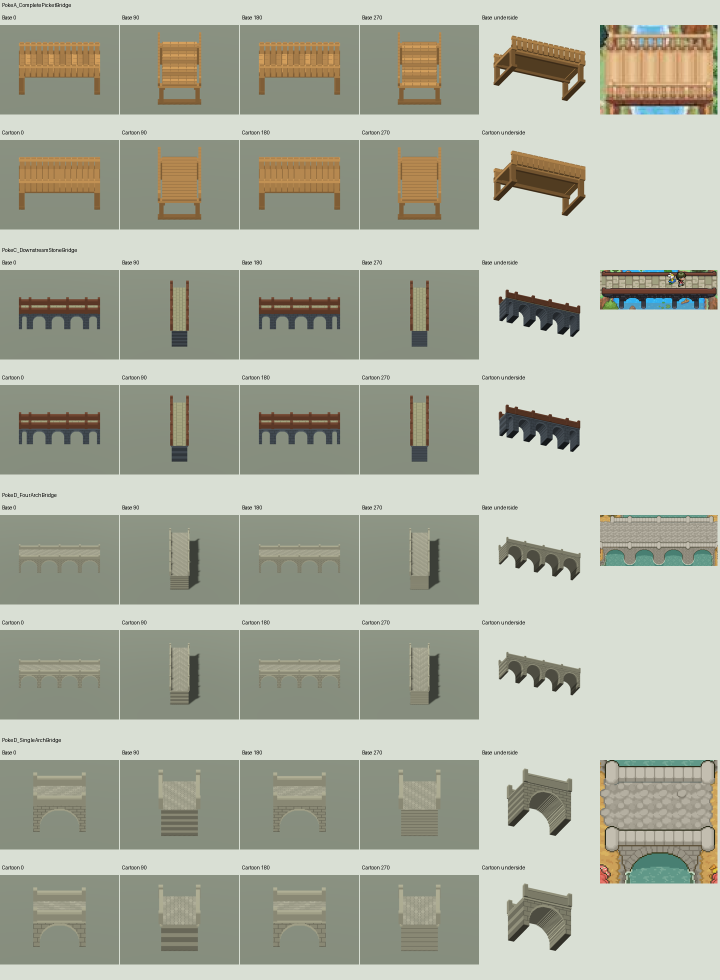
#> input picture MagicaVoxel/Generated/InspirationTerrainBackup/bridges/geometry_1.png, 1440 x 1960 px, given in place of PokeF_Codex_LayeredRedOrange.png, which was not available (shown at 1/2 size)
$ python sheets.py
#> lines starting #> are read from the running program, lines starting #| are printed output that depends on the picture
from pathlib import Path
from PIL import Image,ImageDraw
import json
HERE=Path(__file__).resolve().parent;ROOT=HERE.parents[1];m=json.loads((HERE/'manifest.json').read_text())
#> (reads MagicaVoxel/Generated/InspirationTerrainBackup/codex_missed_vegetation/manifest.json from the repository)
styles=['Base','Cartoon','CratePalette','TwoColor','Cartoon_TwoColor','CratePalette_TwoColor','Cartoon_CratePalette_TwoColor']
labels=['Base','Cartoon','Crate palette','Flat colors','Cartoon + flat','Crate + flat','All three']
def thumb(path,size):
 im=Image.open(path).convert('RGB');im.thumbnail(size);return im
overview=Image.new('RGB',(1400,((len(m['families'])+3)//4)*250),'#d9dfd4');od=ImageDraw.Draw(overview)
#> after `overview = Image.new('RGB', (1400, (len(m['families']) + 3) // 4 * 250`:
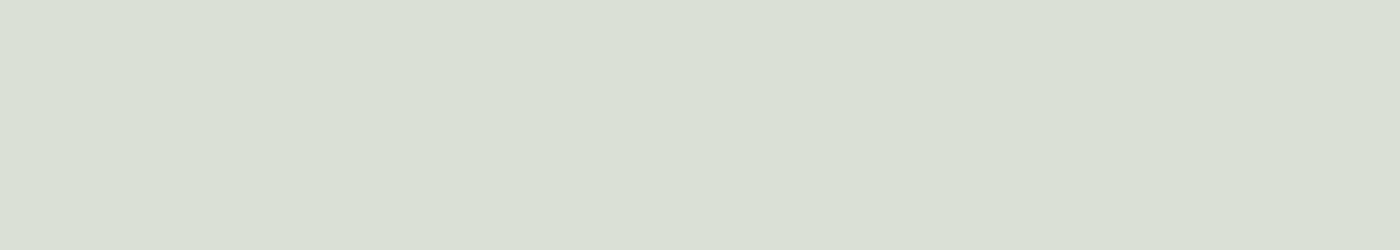
#> overview: PIL image 1400x250 RGB; mean R, G, B 217, 223, 212
banks=Image.new('RGB',overview.size,'#d9dfd4');bd=ImageDraw.Draw(banks)
for j,f in enumerate(m['families']):
 folder=ROOT/'output'/Path(f['source']).stem/'bridges';name=f['name']
 sheet=Image.new('RGB',(1680,220),'#d9dfd4');d=ImageDraw.Draw(sheet)
#> after `sheet = Image.new('RGB', (1680, 220), '#d9dfd4')`:
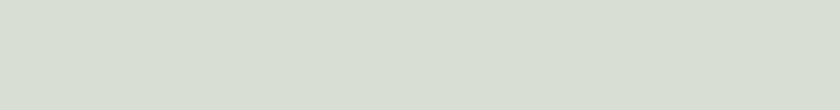
#> sheet: PIL image 1680x220 RGB (shown at 1/2 size); mean R, G, B 217, 223, 212
 for i,s in enumerate(styles):
  stem=name+('' if s=='Base' else '_'+s);d.text((i*240+4,5),labels[i],fill='black');sheet.paste(thumb(folder/'previews'/f'{stem}.png',(238,185)),(i*240,28))
#> in thumb, im is the input picture: PIL image 1440x1960 RGB; mean R, G, B 171.7, 175.1, 159.7
#> in thumb, `im.thumbnail(size)`:
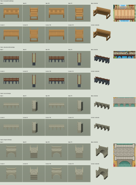
#> im: PIL image 136x185 RGB; mean R, G, B 171.7, 175, 159.7
#> after `sheet.paste(thumb(folder / 'previews' / f'{stem}.png', (238, 185)), (i`:
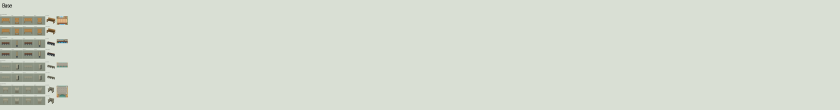
#> sheet: PIL image 1680x220 RGB (shown at 1/2 size); mean R, G, B 213.9, 219.7, 208.4
#> (the run stopped early here; a loop or call above may not have finished)
